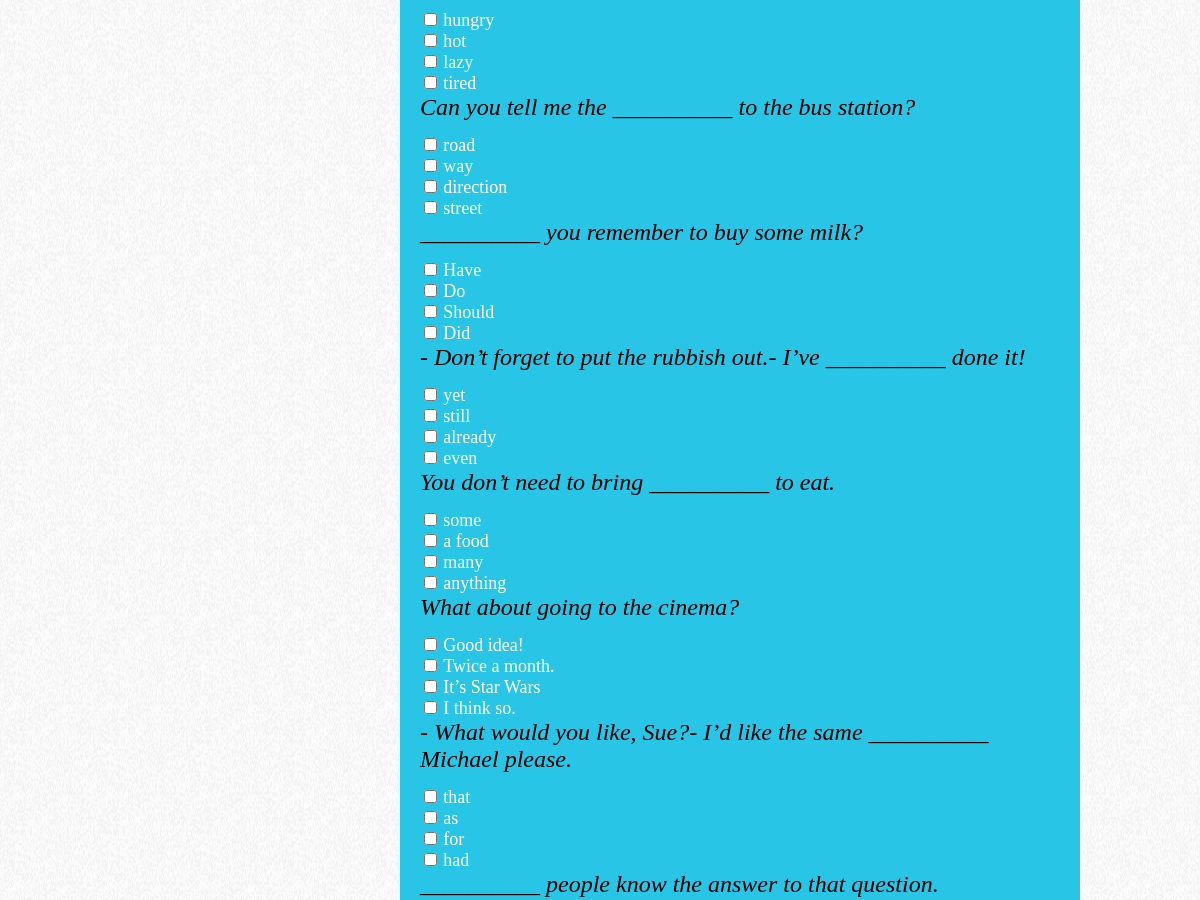
Page /test_yourself/ (middle part) on the earlier database version.
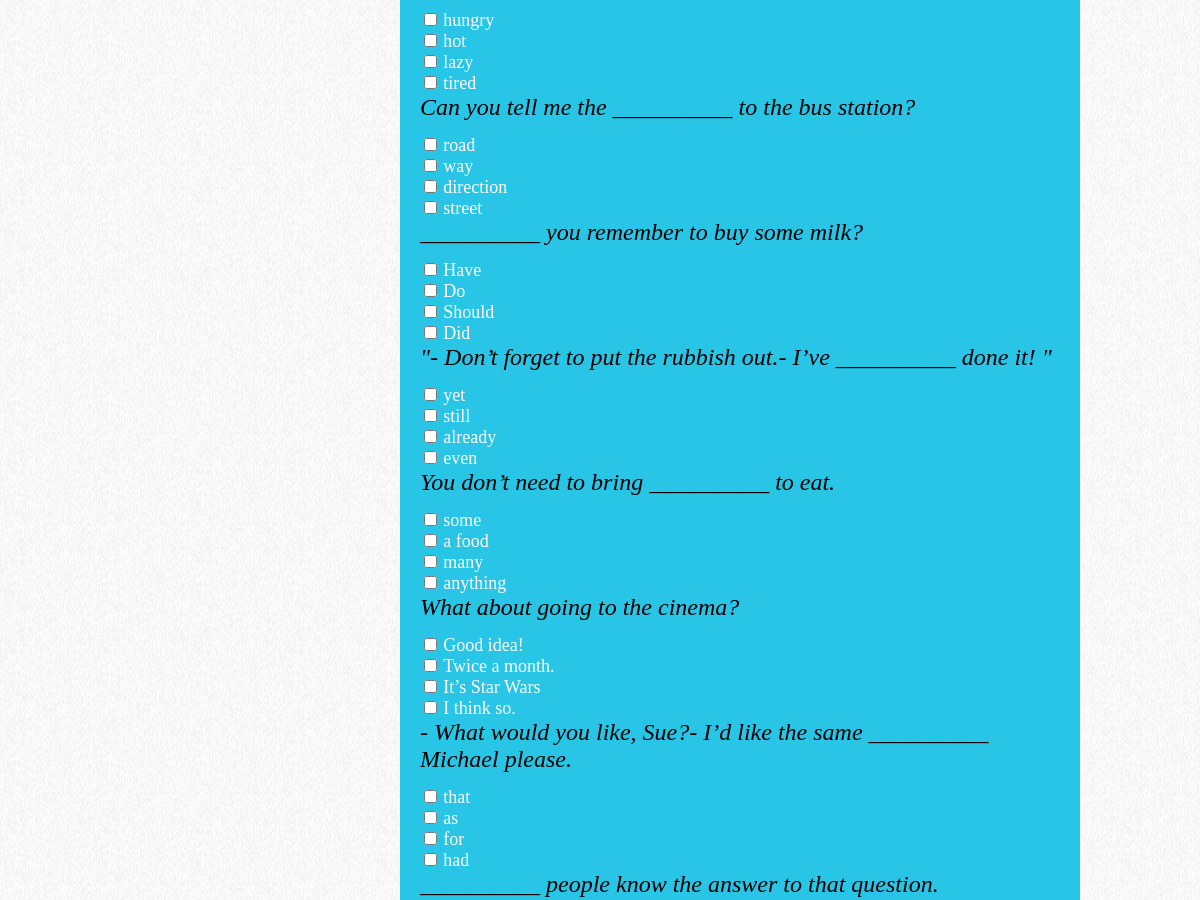
Same page on the later database version.
### testenglish/models.py (models this page shows, shortened)
class Question(models.Model):
    text = models.TextField(blank=True)
    answer1 = models.CharField(max_length=255)
    answer2 = models.CharField(max_length=255)
    answer3 = models.CharField(max_length=255)
    answer4 = models.CharField(max_length=255)
    correct_answer = models.CharField(max_length=255)
    order = models.IntegerField(null=True)
    category = models.CharField(max_length=255, null=True)

### testenglish/views.py (the view)
# urls.py: path('test_yourself/', views.main_test, name='test_yourself'),
def main_test(request):
    questions = Question.objects.all()
    return render(request, 'testenglish/TestYourself.html', {'questions': questions})

### testenglish/templates/testenglish/TestYourself.html (shortened to what this page needs)
{% extends 'testenglish/base.html' %}
{% load static %}
{% block content %}
<section>
    <blockquote>
        <br/>
        <br>
        {% for q in questions %}
        {% if q.order < 16 %}
        <form action="{% url 'test_yourself_result'%}" method="get">
            <div>
                <p><font face="Cinzel" color="black" size="5">{{q.text}}</font></p>
                <br/>
                <input type="checkbox" id="choice1" name="answer" value="answer1">
                <label for="choice1"><font face="Cinzel" color="white" size="4">{{q.answer1}}</font></label>
                <br/>
                <input type="checkbox" id="choice2" name="answer" value="answer2">
                <label for="choice2"><font face="Cinzel" color="white" size="4">{{q.answer2}}</font></label>
                <br/>
                <input type="checkbox" id="choice3" name="answer" value="answer3">
                <label for="choice3"><font face="Cinzel" color="white" size="4">{{q.answer3}}</font></label>
                <br/>
                <input type="checkbox" id="choice4" name="answer" value="answer4">
                <label for="choice4"><font face="Cinzel" color="white" size="4">{{q.answer4}}</font></label>
            </div>
            {% endif %}
            {% endfor %}
        </form>
    </blockquote>
</section>
{% endblock %}

Differences in the rows shown:
changed Question "yet": text "- Don’t forget to put the rubbish out.- I’ve __________ done it!" → "\"- Don’t forget to put the rubbish out.- I’ve __________ done it! \""
